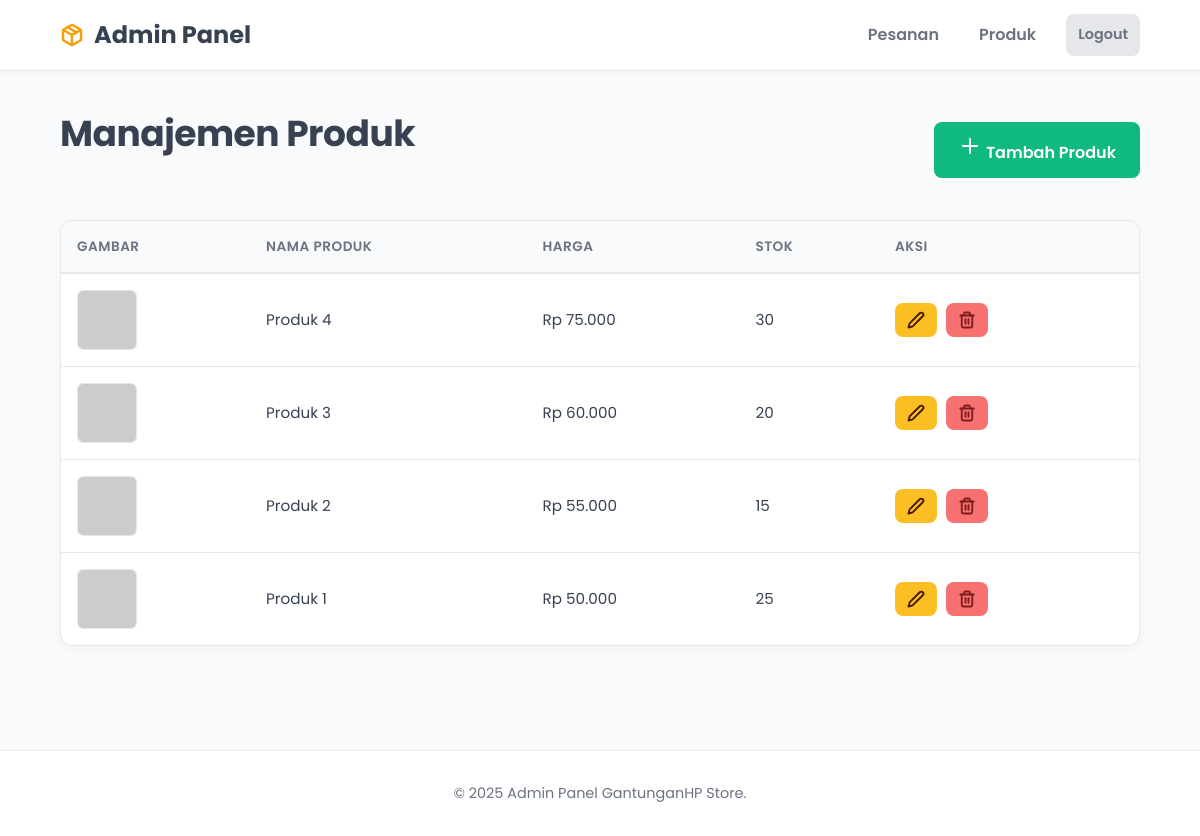
The app's page /admin/products.php (signed in) with its own data.
### tables this page shows
CREATE TABLE `produk` (
  `id` int(11) NOT NULL AUTO_INCREMENT,
  `nama_produk` varchar(255) NOT NULL,
  `harga` int(11) NOT NULL,
  `stok` int(11) NOT NULL,
  `deskripsi` text NOT NULL,
  `gambar` varchar(255) NOT NULL,
  PRIMARY KEY (`id`)
);

### admin/products.php (the view, shortened to what this page needs)
<?php
require '../config/database.php';
include 'includes/header.php';
$sql = "SELECT * FROM produk ORDER BY id DESC";
$result = mysqli_query($koneksi, $sql);
?>
<div class="admin-header">
    <h1 class="page-title">Manajemen Produk</h1>
    <a href="edit-product.php" class="btn btn-add-new">
        <i data-feather="plus"></i> Tambah Produk
    </a>
</div>
<div class="table-container">
    <table>
        <thead>
            <tr>
                <th>Gambar</th>
                <th>Nama Produk</th>
                <th>Harga</th>
                <th>Stok</th>
                <th>Aksi</th>
            </tr>
        </thead>
        <tbody>
            <?php
            if (mysqli_num_rows($result) > 0) {
                while($row = mysqli_fetch_assoc($result)) {
                    $gambar_url = $row['gambar'];
            ?>
            <tr>
                <td><img src="<?php echo $gambar_url; ?>" alt="<?php echo htmlspecialchars($row['nama_produk']); ?>" class="order-image"></td>
                <td><?php echo htmlspecialchars($row['nama_produk']); ?></td>
                <td>Rp <?php echo number_format($row['harga'], 0, ',', '.'); ?></td>
                <td><?php echo $row['stok']; ?></td>
                <td>
                    <a href="edit-product.php?id=<?php echo $row['id']; ?>" class="btn btn-warning btn-icon" title="Edit">
                        <i data-feather="edit-2"></i>
                    </a>
                    <a href="delete_product.php?id=<?php echo $row['id']; ?>" class="btn btn-danger btn-icon" title="Hapus" onclick="return confirm('Anda yakin ingin menghapus produk ini?');">
                        <i data-feather="trash-2"></i>
                    </a>
                </td>
            </tr>
            <?php
                }
            } else {
                echo "<tr><td colspan='5' style='text-align:center;'>Tidak ada produk.</td></tr>";
            }
            ?>
        </tbody>
    </table>
</div>
<?php
include 'includes/footer.php';
?>

### assets/css/style.css (style rules this page uses)
:root { --primary: #F59E0B; --primary-dark: #D97706; --secondary: #374151; --text-light: #6B7280; --bg-light: #F9FAFB; --bg-white: #FFFFFF; --border-color: #E5E7EB; --status-menunggu: #F59E0B; --status-proses: #3B82F6; --status-kirim: #059669; --status-selesai: #10B981; --status-dibatalkan: #EF4444; --whatsapp: #25D366; --whatsapp-dark: #128C7E; }
* { margin: 0; padding: 0; box-sizing: border-box; }
body { font-family: 'Poppins', sans-serif; background-color: var(--bg-light); color: var(--secondary); line-height: 1.7; -webkit-font-smoothing: antialiased; -moz-osx-font-smoothing: grayscale; }
html { scroll-behavior: smooth; }
img { max-width: 100%; height: auto; display: block; }
a { text-decoration: none; color: var(--primary); transition: color 0.3s ease; }
.page-title { font-size: 2.25rem; font-weight: 700; margin-bottom: 2rem; color: var(--secondary); letter-spacing: -0.5px; }
.btn { display: inline-block; padding: 12px 24px; font-size: 1rem; font-weight: 600; text-decoration: none; color: var(--secondary); background-color: var(--primary); border: none; border-radius: 8px; cursor: pointer; transition: all 0.3s ease; text-align: center; }
.btn-warning { background-color: #FBBF24; color: #451A03; }
.btn-danger { background-color: #F87171; color: #7F1D1D; }
.btn-icon { display: inline-flex; align-items: center; justify-content: center; gap: 8px; }
.btn-icon svg { width: 18px; height: 18px; stroke-width: 2.5px; }
.admin-table-wrapper, .table-container { width: 100%; overflow-x: auto; border: 1px solid var(--border-color); border-radius: 12px; background: var(--bg-white); box-shadow: 0 4px 12px rgba(0, 0, 0, 0.03); }
.admin-table, .table-container table { width: 100%; border-collapse: collapse; border-spacing: 0; }
.admin-table th, .table-container th { padding: 14px 16px; text-align: left; font-size: 0.85rem; font-weight: 600; color: var(--text-light); text-transform: uppercase; letter-spacing: 0.5px; border-bottom: 2px solid var(--border-color); background: var(--bg-light); }
.admin-table td, .table-container td { padding: 16px; vertical-align: middle; border-bottom: 1px solid var(--border-color); font-size: 0.95rem; }
.admin-table tr:last-child td, .table-container tr:last-child td { border-bottom: none; }
.order-image, .admin-table img, .table-container img { width: 60px; height: 60px; object-fit: cover; border-radius: 6px; border: 1px solid var(--border-color); }
.admin-table .btn, .table-container .btn { padding: 8px 12px; font-size: 0.9rem; margin-right: 5px; }
.admin-header { display: flex; justify-content: space-between; align-items: center; margin-bottom: 1.5rem; flex-wrap: wrap; gap: 10px; }
.btn-add-new { background-color: var(--status-selesai); color: var(--bg-white); }

### records on screen
produk: nama_produk "Produk 4", harga "75.000", stok "30"
produk: nama_produk "Produk 3", harga "60.000", stok "20"
produk: nama_produk "Produk 2", harga "55.000", stok "15"
produk: nama_produk "Produk 1", harga "50.000", stok "25"
